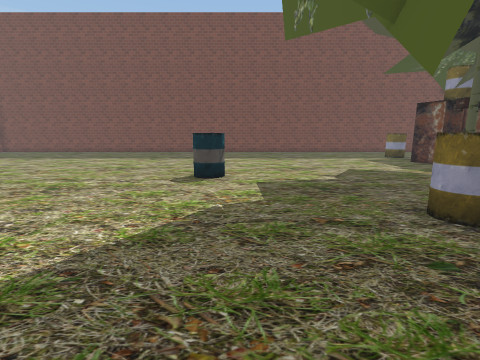
[1] (above)

24 first-person views from a walk through a Unity game level. The camera is 1.4 m above the floor, tilts 10° down and sees 85° across. The floor is counted in squares, 1 m on a side. Each view is taken from the middle of a square. On the plan, view 1 faces up. The plan holds only what a view shows up to about 13 squares ahead; the rest is blank. The place goes on beyond the plan. The player character is not drawn. Some surface patterns are stand-ins.

[2]
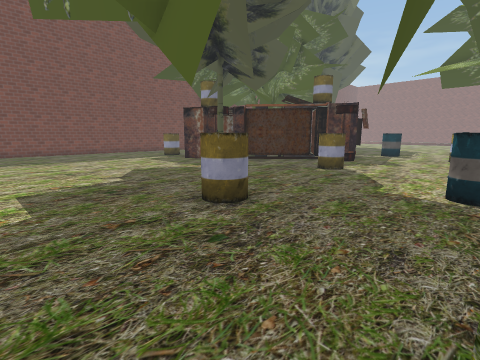

[3]
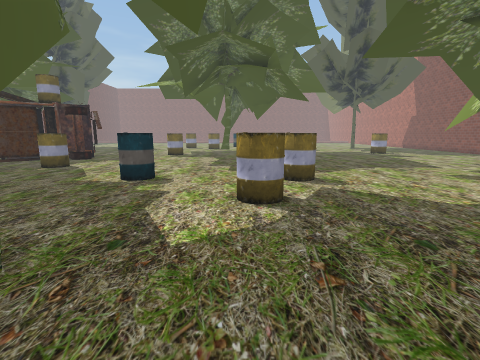

[4]
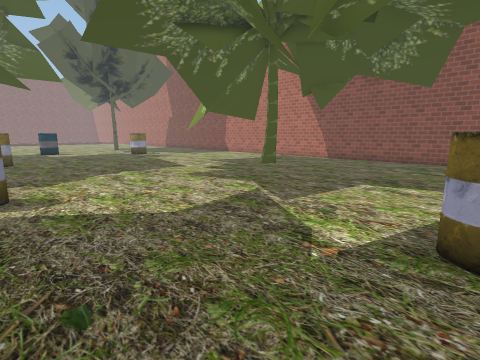

[5]
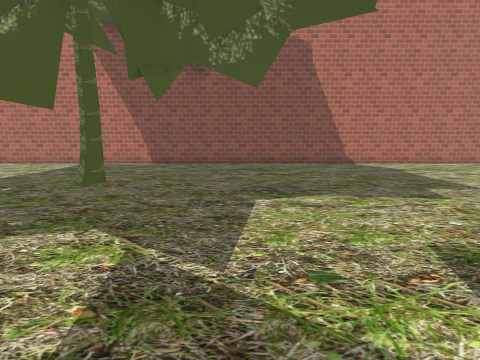

[6]
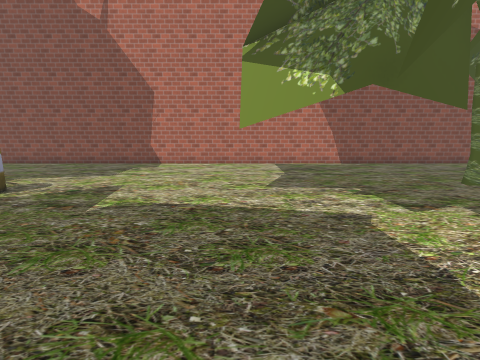

[7]
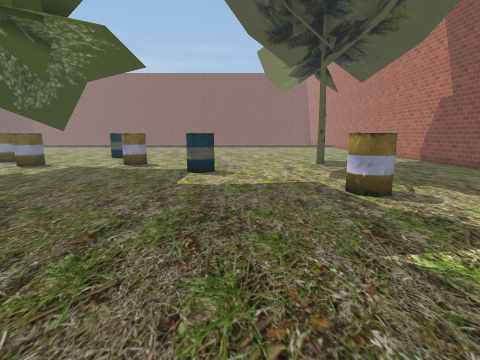

[8]
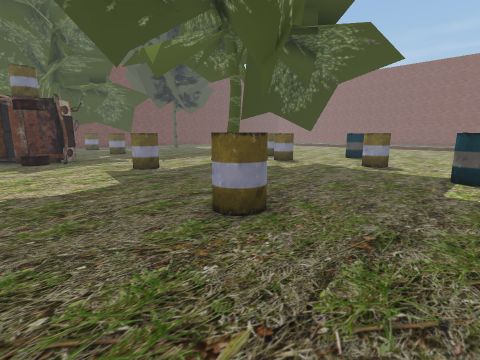

[9]
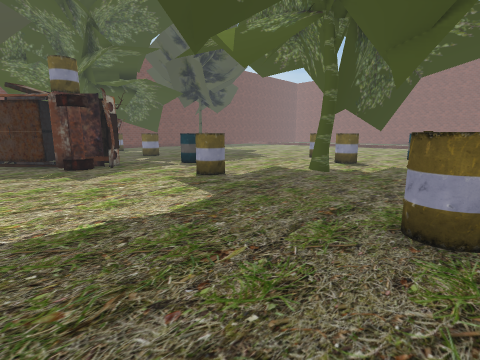

[10]
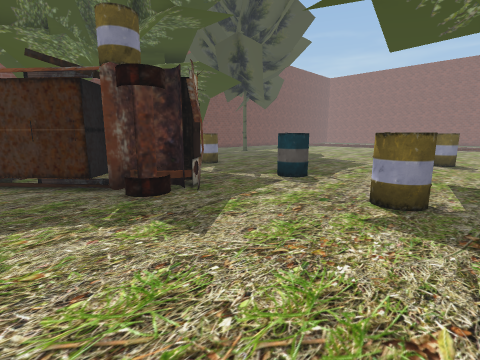

[11]
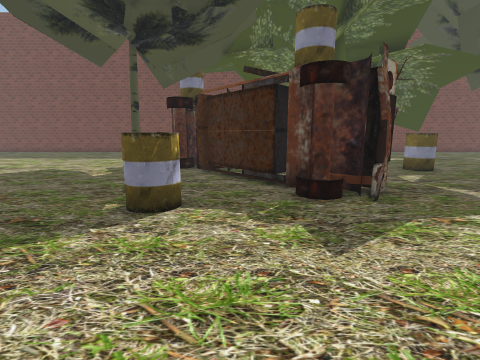

[12]
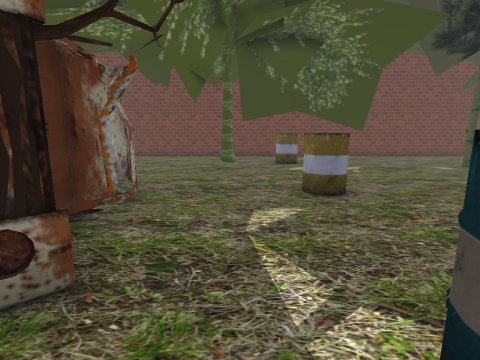

[13]
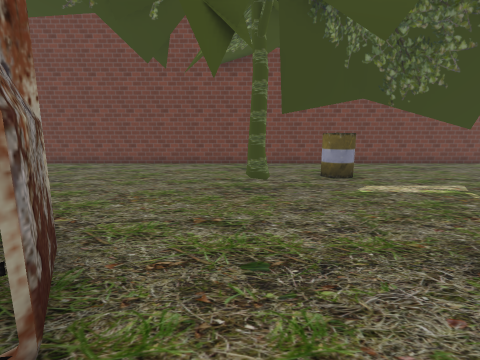

[14]
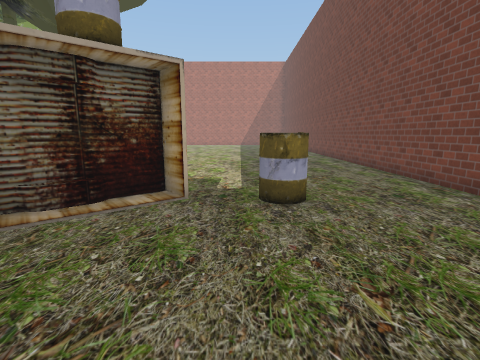

[15]
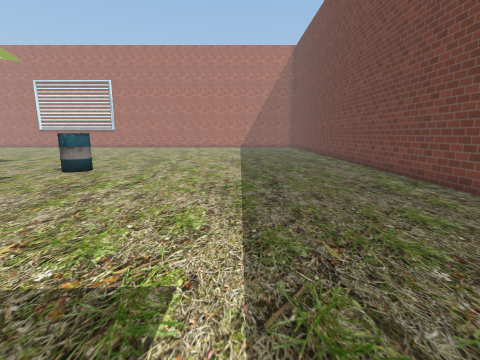

[16]
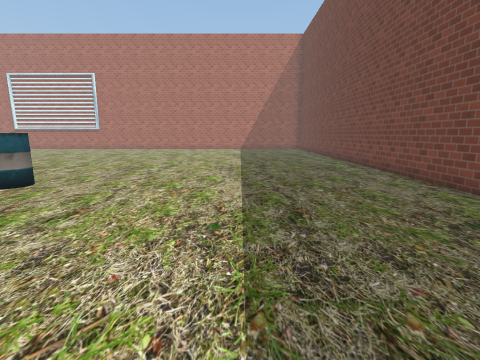

[17]
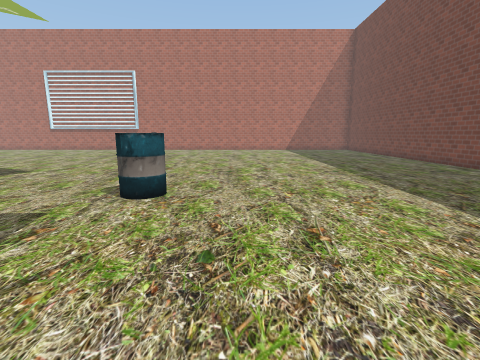

[18]
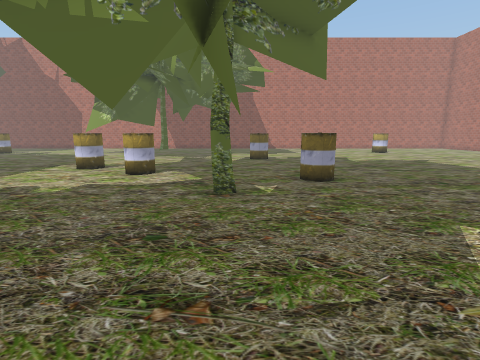

[19]
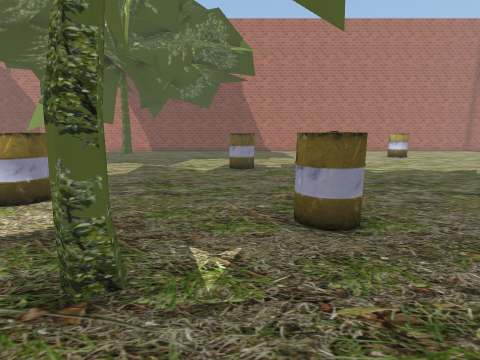

[20]
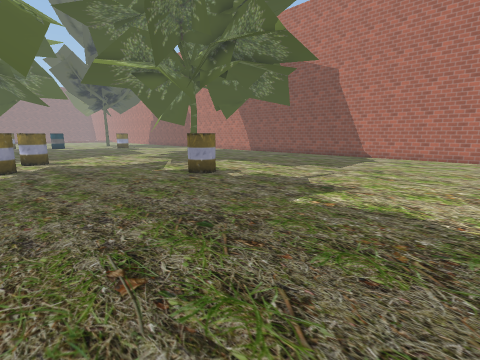

[21]
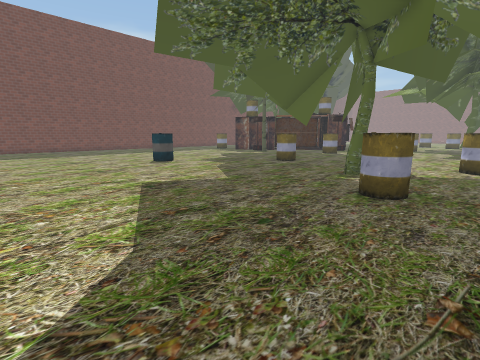

[22]
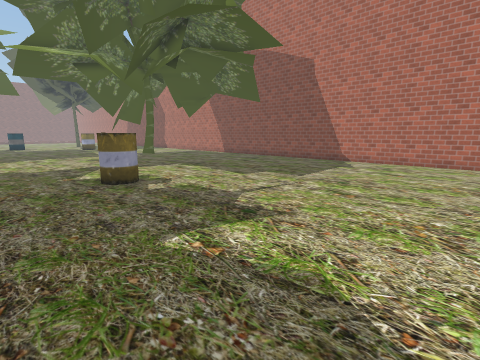

[23]
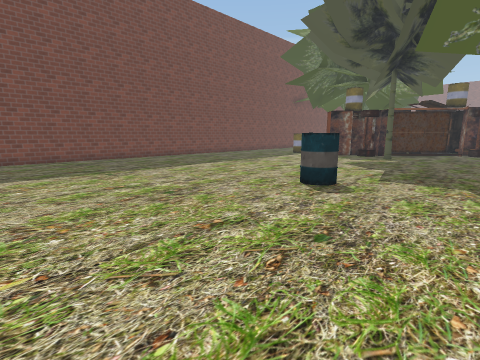

[24]
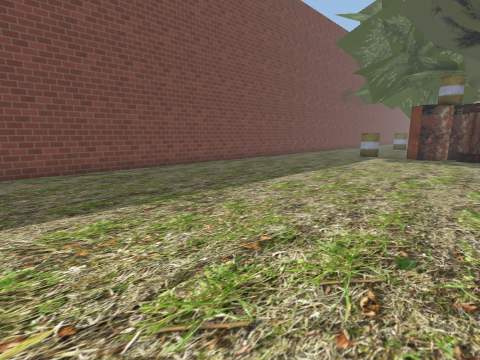

### Floor plan
Key: @ floor where view 1 was taken; # wall or solid block; . floor; O other object.
Columns run from 8 left of view 1 to 25 right of it. Each row starts with its distance up from view 1.
 21 ##################################
 20 ............................ .....
 19 ............................ .....
 18 ..................................
 17 ...........................O......
 16 .................O#...............
 15 .............................O#...
 14 ..................................
 13 .................#................
 12 .................##..............
 11 .................######....O....
 10 ................O .## #....O...
  9 .......O......... ..# ##.......
  8 .......O............####......
  7 .....................###.....
  6 ......................##........
  5 ............O.....OO......OO.....
  4 ...........OO....................
  3 ..............................
  2 .........................#.......O
  1 .........O.....O.........O.......O
  0 ........@O.....OO...............O
 -1 .........O......................O.
 -2 ......#O...................O....#.
 -3 ......O.....OO....................
 -4 ............OO.O..................
 -5 ...............OO......##.......OO
 -6 .......................O#.......O.
 -7 ..................................
 -8 ..............................O...
 -9 ........O.....................O...
-10 ..................................
-11 ..................................
-12 ..................................
-13 ..............O.....#.....OO......
-14 ..........................O.....O
-15 ..............................
-16 ...............................
-17 .................................
-18  .................................
-19 ..................................
-20 ##################################

Positions as (right, up) in squares from view 1, and headings:
1: (0, 0), facing up
2: (0, 0), facing up-right
3: (-1, -3), facing right
4: (0, -5), facing down-right
5: (3, -7), facing down
6: (12, -7), facing down
7: (12, -10), facing right
8: (12, -9), facing up-right
9: (11, -6), facing up-right
10: (11, 0), facing up-right
11: (12, 0), facing up
12: (17, 4), facing up
13: (16, 8), facing up
14: (15, 15), facing left
15: (9, 15), facing left
16: (6, 15), facing left
17: (5, 11), facing left
18: (1, 6), facing down
19: (0, 2), facing down
20: (-8, -3), facing down-right
21: (-8, -4), facing up-right
22: (-8, -6), facing down-right
23: (-8, 5), facing up-right
24: (-8, 10), facing up-right
